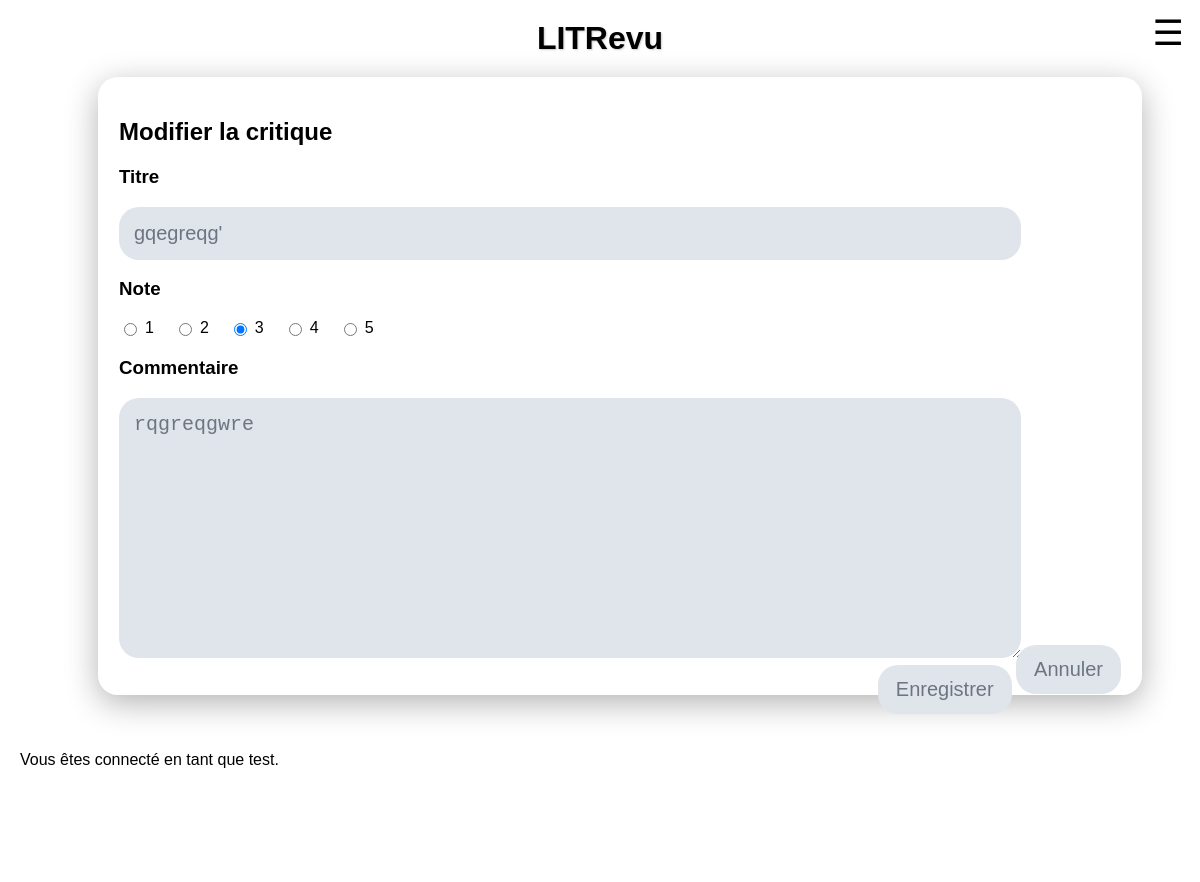
/review/edit/1/ (signed in), run on the app's committed database.
### blog/models.py (models this page shows)
class Review(models.Model):
    ticket = models.ForeignKey(Ticket, on_delete=models.CASCADE)
    rating = models.PositiveSmallIntegerField(
        validators=[
            MinValueValidator(0),
            MaxValueValidator(5)
        ]
    )
    user = models.ForeignKey(settings.AUTH_USER_MODEL, on_delete=models.CASCADE)
    headline = models.CharField(max_length=128)
    body = models.TextField(max_length=8192)
    time_created = models.DateTimeField(auto_now_add=True)

### authentication/models.py (models this page shows)
class User(AbstractUser):
    profile_photo = models.ImageField(verbose_name='Photo de profil')

### blog/views.py (the view)
# urls.py: path('review/edit/<int:review_id>/', blog.views.edit_review, name='edit_review'),
@login_required
def edit_review(request, review_id):
    review = get_object_or_404(Review, id=review_id, user=request.user)
    form = forms.ReviewForm(request.POST or None, request.FILES or None, instance=review)
    if form.is_valid():
        review = form.save(commit=False)
        return redirect('posts')
    return render(request, 'blog/edit_review.html', context={'form': form})

### blog/forms.py
class ReviewForm(forms.ModelForm):
    RATING_CHOICES = [(i, i) for i in range(1, 6)]
    rating = forms.ChoiceField(
        choices=RATING_CHOICES,
        widget=forms.RadioSelect(),
    )
    class Meta:
        model = models.Review
        fields = ['rating', 'headline', 'body']
        widgets = {
            'headline': forms.TextInput(attrs={
                'class': 'neumorphic neumorphic-input',
            }),
            'body': forms.Textarea(attrs={
                'class': 'neumorphic neumorphic-input',
            }),
        }

### blog/templates/blog/edit_review.html (shortened to what this page needs)
{% extends 'base.html' %}
{% block content %}
    <div class="neumorphic neumorphic-home-card" style="position: relative;">
        <h2>Modifier la critique</h2>
        <form method="post" enctype="multipart/form-data">
            <h3>Titre</h3>
            {{ form.headline }}
            <h3>Note</h3>
            <div class="rating-group">
                {% for radio in form.rating %}
                <label for="{{ radio.id_for_label }}" class="rating-item">
                    {{ radio.tag }}
                    {{ radio.choice_label }}
                </label>
                {% endfor %}
            </div>
            <h3>Commentaire</h3>
            {{ form.body }}
            <div class="ticket-footer" style="bottom: -20px;">
                <button type="submit" class="neumorphic neumorphic-button text-deco">Enregistrer</button>
                <a href="{% url 'posts' %}" class="neumorphic neumorphic-button text-deco">Annuler</a>
            </div>
        </form>
    </div>
{% endblock %}

### templates/base.html (shortened to what this page needs)
{% load static %}
<html>
    <head>
        <link rel="stylesheet" href="{% static '/css/styles.css' %}" />
    </head>
    <body>
        <main>
            <div class="header-title">LITRevu</div>
            {% if user.is_authenticated %}
            <button class="hamburger" onclick="toggleMenu()">☰</button>
            {% endif %}
            <div class="container">
                {% block content %}{% endblock content %}
            </div>
            <div class="footer">
                {% if user.is_authenticated %}
                    <p>Vous êtes connecté en tant que {{ request.user }}.</p>
                {% endif %}
            </div>
        </main>
        <footer class="footer">
            <div>
                <h3>
                </h3>
            </div>
        </footer>
    </body>
</html>

### static/css/styles.css (style rules this page uses)
:root { --bg-main: #e0e5ec; --bg-light: #f0f0f0; --border-color: #ccc; --shadow-dark: #a3b1c6; --shadow-light: #ffffff; --text-main: #6d7582; --text-muted: #888; --placeholder: #a3b1c6; --highlight: gold; }
body { margin: 0; padding: 0; align-items: center; background: url(./../img/janko-ferlic-sfL_QOnmy00-unsplash.jpg); background-size: cover; background-repeat: no-repeat; background-position: center; background-attachment: fixed; font-family: Arial, sans-serif; overflow-x: hidden; }
main { flex: 1; padding: 20px; }
footer { color: white; text-align: center; padding: 10px; position: relative; }
.hamburger { background: none; border: none; cursor: pointer; }
.header-title { font-size: 2rem; font-weight: bold; text-align: center; flex-grow: 1; text-shadow: 1px 1px 2px var(--border-color); }
.neumorphic { background: var(--bg-main); border-radius: 20px; }
.container { width: 100%; margin: 0 auto; padding: 20px; display: flex; flex-direction: column; align-items: center; }
.neumorphic-follow, .neumorphic-home-card, .review-card, .ticket-card { width: 90%; margin-bottom: 20px; padding: 20px; box-sizing: border-box; background: rgba(255, 255, 255, 0.1); box-shadow: 0 8px 32px rgba(0, 0, 0, 0.3); backdrop-filter: blur(12px); -webkit-backdrop-filter: blur(12px); border: 1px solid rgba(255, 255, 255, 0.3); }
.neumorphic-input { padding: 15px; font-size: 16px; color: var(--text-main); border: none; outline: none; width: 90% }
.neumorphic-input::placeholder { color: var(--placeholder); }
.neumorphic-follow-button, .neumorphic-nav-button, .neumorphic-button { font-size: 16px; color: var(--text-main); border: none; cursor: pointer; transition: all 0.3s ease; box-sizing: border-box; text-align: center; display: inline-block; text-decoration: none; }
.neumorphic-button { width: auto; margin-top: 10px; padding: 15px 30px; }
.rating-group { display: flex; gap: 20px; flex-wrap: wrap; align-items: center; margin-top: 10px; margin-bottom: 20px; }
.rating-item { display: flex; align-items: center; gap: 5px; cursor: pointer; }
.ticket-footer, .review-footer { position: absolute; right: 20px; }
.ticket-footer a, .review-footer a { position: relative; bottom: 20px; }
@media screen and (max-width: 1320px) { .hamburger { display: block; margin-top: -45px; font-size: 35px; color: black; position: fixed; right: 10px; } }
@media screen and (max-width: 1320px) { .neumorphic-input { font-size: 20px; } }
@media screen and (max-width: 1320px) { .neumorphic-nav-button, .neumorphic-button { padding: 13px 18px; font-size: 20px; color: var(--text-main); border: none; cursor: pointer; transition: all 0.3s ease; box-sizing: border-box; text-align: center; display: inline-block; text-decoration: none; } }
@media screen and (max-width: 1320px) { .ticket-footer, .review-footer { position: absolute; right: 20px; } }
@media screen and (max-width: 1320px) { .ticket-footer a, .review-footer a { position: relative; bottom: 20px; } }

### data on the page
Review: headline "gqegreqg'", body "rqgreqgwre"
User: user "test"

### other printed values
{{ radio.choice_label }} "1" "2" "3" "4" "5"
